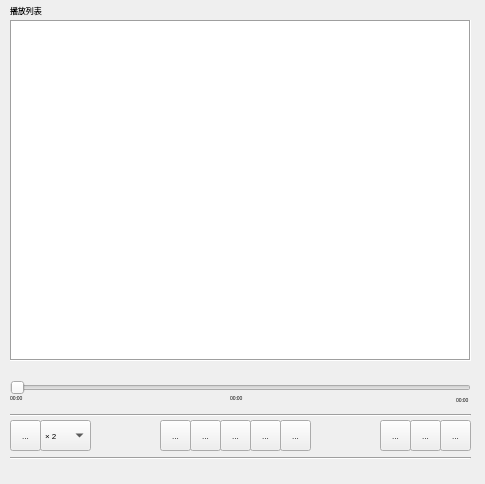
<?xml version="1.0" encoding="UTF-8"?>
<ui version="4.0">
 <class>MainWindow</class>
 <widget class="QMainWindow" name="MainWindow">
  <property name="geometry">
   <rect>
    <x>0</x>
    <y>0</y>
    <width>485</width>
    <height>484</height>
   </rect>
  </property>
  <property name="font">
   <font>
    <pointsize>6</pointsize>
   </font>
  </property>
  <property name="windowTitle">
   <string>Orange Music Player</string>
  </property>
  <property name="windowIcon">
   <iconset>
    <normaloff>Icons/music.png</normaloff>Icons/music.png</iconset>
  </property>
  <widget class="QWidget" name="centralwidget">
   <widget class="QToolButton" name="toolButton_play">
    <property name="geometry">
     <rect>
      <x>190</x>
      <y>420</y>
      <width>31</width>
      <height>31</height>
     </rect>
    </property>
    <property name="text">
     <string>...</string>
    </property>
    <property name="icon">
     <iconset>
      <normaloff>Icons/play.png</normaloff>
      <normalon>Icons/pause.png</normalon>
      <disabledoff>Icons/play.png</disabledoff>
      <disabledon>Icons/pause.png</disabledon>Icons/play.png</iconset>
    </property>
   </widget>
   <widget class="QToolButton" name="toolButton_previous">
    <property name="geometry">
     <rect>
      <x>160</x>
      <y>420</y>
      <width>31</width>
      <height>31</height>
     </rect>
    </property>
    <property name="text">
     <string>...</string>
    </property>
    <property name="icon">
     <iconset>
      <normaloff>Icons/previous.png</normaloff>Icons/previous.png</iconset>
    </property>
   </widget>
   <widget class="QToolButton" name="toolButton_next">
    <property name="geometry">
     <rect>
      <x>280</x>
      <y>420</y>
      <width>31</width>
      <height>31</height>
     </rect>
    </property>
    <property name="text">
     <string>...</string>
    </property>
    <property name="icon">
     <iconset>
      <normaloff>Icons/next.png</normaloff>Icons/next.png</iconset>
    </property>
   </widget>
   <widget class="QToolButton" name="toolButton_playlist">
    <property name="geometry">
     <rect>
      <x>10</x>
      <y>420</y>
      <width>31</width>
      <height>31</height>
     </rect>
    </property>
    <property name="text">
     <string>...</string>
    </property>
    <property name="icon">
     <iconset>
      <normaloff>Icons/local.png</normaloff>Icons/local.png</iconset>
    </property>
   </widget>
   <widget class="QToolButton" name="toolButton_play_single">
    <property name="geometry">
     <rect>
      <x>380</x>
      <y>420</y>
      <width>31</width>
      <height>31</height>
     </rect>
    </property>
    <property name="text">
     <string>...</string>
    </property>
    <property name="icon">
     <iconset>
      <normaloff>Icons/single.png</normaloff>Icons/single.png</iconset>
    </property>
   </widget>
   <widget class="QSlider" name="horizontalSlider_position">
    <property name="geometry">
     <rect>
      <x>10</x>
      <y>380</y>
      <width>461</width>
      <height>16</height>
     </rect>
    </property>
    <property name="singleStep">
     <number>1</number>
    </property>
    <property name="orientation">
     <enum>Qt::Horizontal</enum>
    </property>
   </widget>
   <widget class="QLabel" name="label_playlist">
    <property name="geometry">
     <rect>
      <x>10</x>
      <y>0</y>
      <width>61</width>
      <height>21</height>
     </rect>
    </property>
    <property name="text">
     <string>播放列表</string>
    </property>
   </widget>
   <widget class="QListWidget" name="listWidget_playlist">
    <property name="geometry">
     <rect>
      <x>10</x>
      <y>20</y>
      <width>461</width>
      <height>341</height>
     </rect>
    </property>
    <property name="frameShape">
     <enum>QFrame::Box</enum>
    </property>
   </widget>
   <widget class="QToolButton" name="toolButton_pause">
    <property name="geometry">
     <rect>
      <x>220</x>
      <y>420</y>
      <width>31</width>
      <height>31</height>
     </rect>
    </property>
    <property name="text">
     <string>...</string>
    </property>
    <property name="icon">
     <iconset>
      <normaloff>Icons/pause.png</normaloff>Icons/pause.png</iconset>
    </property>
   </widget>
   <widget class="QToolButton" name="toolButton_stop">
    <property name="geometry">
     <rect>
      <x>250</x>
      <y>420</y>
      <width>31</width>
      <height>31</height>
     </rect>
    </property>
    <property name="text">
     <string>...</string>
    </property>
    <property name="icon">
     <iconset>
      <normaloff>Icons/stop.png</normaloff>Icons/stop.png</iconset>
    </property>
   </widget>
   <widget class="QLabel" name="label_name">
    <property name="geometry">
     <rect>
      <x>10</x>
      <y>460</y>
      <width>221</width>
      <height>21</height>
     </rect>
    </property>
    <property name="font">
     <font>
      <pointsize>6</pointsize>
     </font>
    </property>
    <property name="text">
     <string/>
    </property>
   </widget>
   <widget class="QLabel" name="label_start_time">
    <property name="geometry">
     <rect>
      <x>10</x>
      <y>390</y>
      <width>31</width>
      <height>16</height>
     </rect>
    </property>
    <property name="font">
     <font>
      <pointsize>4</pointsize>
     </font>
    </property>
    <property name="text">
     <string>00:00</string>
    </property>
   </widget>
   <widget class="QLabel" name="label_stop_time">
    <property name="geometry">
     <rect>
      <x>456</x>
      <y>390</y>
      <width>20</width>
      <height>20</height>
     </rect>
    </property>
    <property name="font">
     <font>
      <pointsize>4</pointsize>
     </font>
    </property>
    <property name="text">
     <string>00:00</string>
    </property>
   </widget>
   <widget class="QLabel" name="label_current_time">
    <property name="geometry">
     <rect>
      <x>230</x>
      <y>390</y>
      <width>16</width>
      <height>16</height>
     </rect>
    </property>
    <property name="font">
     <font>
      <pointsize>4</pointsize>
     </font>
    </property>
    <property name="text">
     <string>00:00</string>
    </property>
   </widget>
   <widget class="QToolButton" name="toolButton_play_order">
    <property name="geometry">
     <rect>
      <x>410</x>
      <y>420</y>
      <width>31</width>
      <height>31</height>
     </rect>
    </property>
    <property name="text">
     <string>...</string>
    </property>
    <property name="icon">
     <iconset>
      <normaloff>Icons/order.png</normaloff>Icons/order.png</iconset>
    </property>
   </widget>
   <widget class="QToolButton" name="toolButton_play_random">
    <property name="geometry">
     <rect>
      <x>440</x>
      <y>420</y>
      <width>31</width>
      <height>31</height>
     </rect>
    </property>
    <property name="text">
     <string>...</string>
    </property>
    <property name="icon">
     <iconset>
      <normaloff>Icons/radom.png</normaloff>Icons/radom.png</iconset>
    </property>
   </widget>
   <widget class="QComboBox" name="comboBox_speed">
    <property name="geometry">
     <rect>
      <x>40</x>
      <y>420</y>
      <width>51</width>
      <height>31</height>
     </rect>
    </property>
    <property name="currentText">
     <string>× 2</string>
    </property>
    <item>
     <property name="text">
      <string>× 2</string>
     </property>
    </item>
    <item>
     <property name="text">
      <string>× 1.5</string>
     </property>
    </item>
    <item>
     <property name="text">
      <string>× 1</string>
     </property>
    </item>
    <item>
     <property name="text">
      <string>× 0.5</string>
     </property>
    </item>
   </widget>
   <widget class="Line" name="line">
    <property name="geometry">
     <rect>
      <x>10</x>
      <y>450</y>
      <width>461</width>
      <height>16</height>
     </rect>
    </property>
    <property name="orientation">
     <enum>Qt::Horizontal</enum>
    </property>
   </widget>
   <widget class="Line" name="line_2">
    <property name="geometry">
     <rect>
      <x>10</x>
      <y>405</y>
      <width>461</width>
      <height>21</height>
     </rect>
    </property>
    <property name="orientation">
     <enum>Qt::Horizontal</enum>
    </property>
   </widget>
  </widget>
 </widget>
 <resources/>
 <connections/>
</ui>
